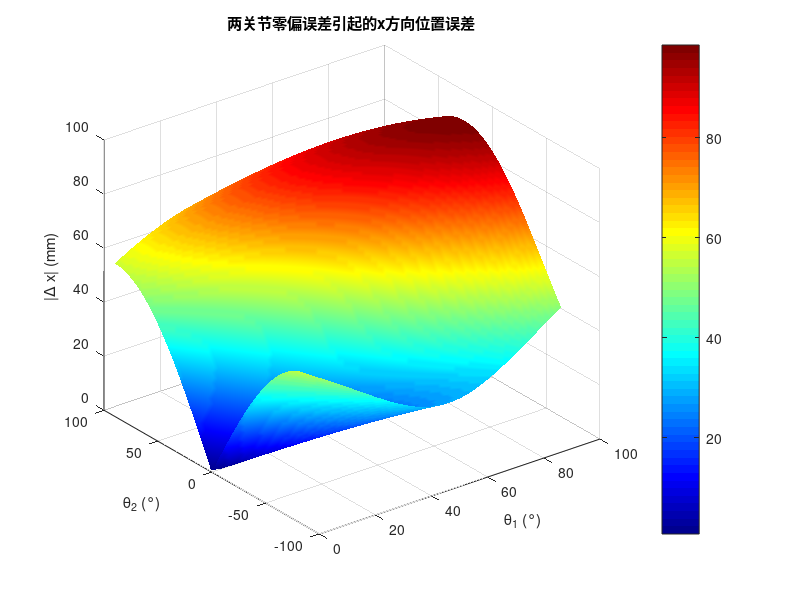
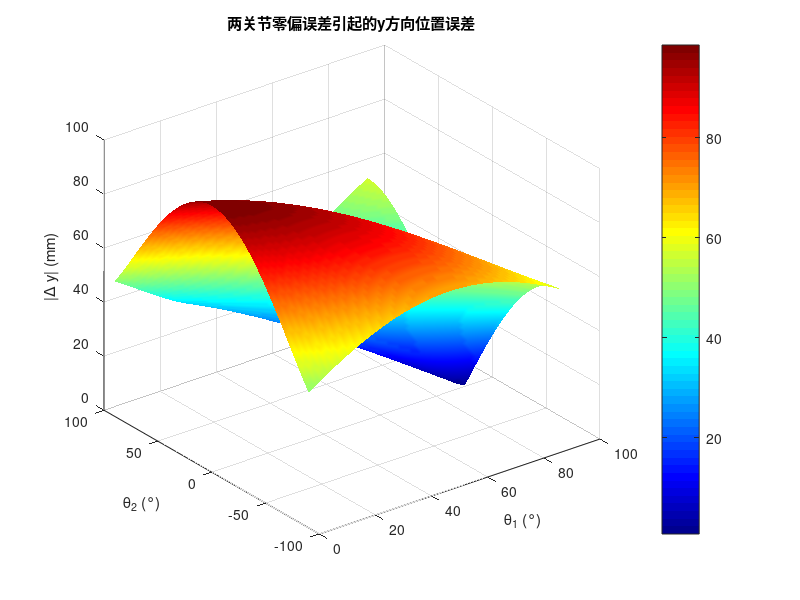
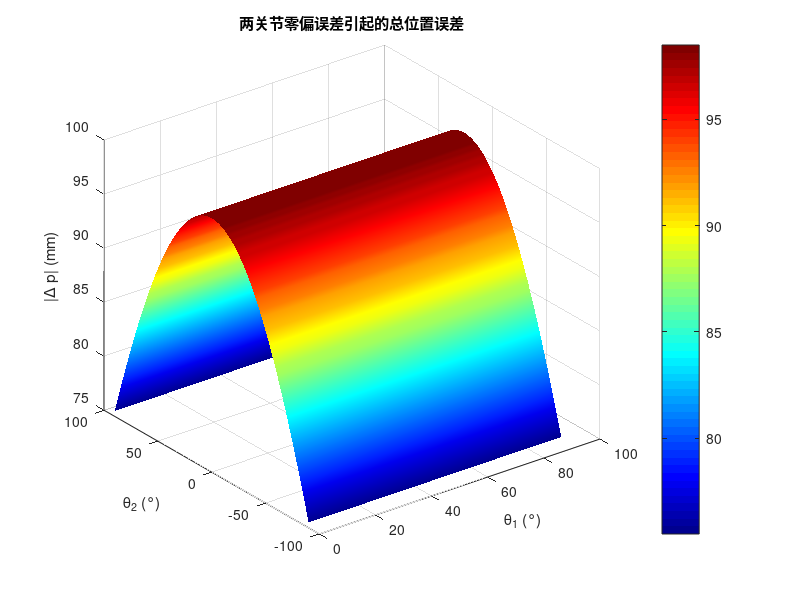

Here is the MATLAB script that generated these plots, in order:
%% ============================================================
%  二自由度机械臂：两个关节角零偏误差同时影响的传播分析
%% ============================================================

clear; clc; close all;

%% 1. 参数设置
a1 = 1.0;
a2 = 0.8;
dtheta = 0.05;

theta1 = linspace(0, pi/2, 100);
theta2 = linspace(-pi/2, pi/2, 100);
[TH1, TH2] = meshgrid(theta1, theta2);

%% 2. 误差传播公式
% 两个关节角同时存在零偏误差，误差独立传播，方差合成
%
% ∂x/∂θ1 = -a1*sin(θ1) - a2*sin(θ1+θ2)
% ∂x/∂θ2 = -a2*sin(θ1+θ2)
% ∂y/∂θ1 =  a1*cos(θ1) + a2*cos(θ1+θ2)
% ∂y/∂θ2 =  a2*cos(θ1+θ2)

dx_dth1 = -a1*sin(TH1) - a2*sin(TH1 + TH2);
dy_dth1 =  a1*cos(TH1) + a2*cos(TH1 + TH2);
dx_dth2 = -a2*sin(TH1 + TH2);
dy_dth2 =  a2*cos(TH1 + TH2);

% 独立误差方差合成
Delta_x = sqrt(dx_dth1.^2 + dx_dth2.^2) * dtheta;
Delta_y = sqrt(dy_dth1.^2 + dy_dth2.^2) * dtheta;
Delta_total = sqrt(Delta_x.^2 + Delta_y.^2);

fprintf('================ 两关节零偏误差同时影响 ================\n');
fprintf('零偏误差: Δθ1=Δθ2=%.4frad (%.2f°)\n', dtheta, rad2deg(dtheta));

%% 3. x方向误差曲面
figure('Name', 'x方向误差曲面(两关节)', 'Position', [50 550 600 450]);
surf(rad2deg(TH1), rad2deg(TH2), abs(Delta_x)*1000, 'EdgeColor', 'none');
colorbar; xlabel('\theta_1 (°)'); ylabel('\theta_2 (°)');
zlabel('|\Delta x| (mm)'); title('两关节零偏误差引起的x方向位置误差');
colormap(jet); shading interp;

fprintf('\nx方向误差范围: %.4f ~ %.4f mm\n', min(abs(Delta_x(:)))*1000, max(abs(Delta_x(:)))*1000);

%% 4. y方向误差曲面
figure('Name', 'y方向误差曲面(两关节)', 'Position', [700 550 600 450]);
surf(rad2deg(TH1), rad2deg(TH2), abs(Delta_y)*1000, 'EdgeColor', 'none');
colorbar; xlabel('\theta_1 (°)'); ylabel('\theta_2 (°)');
zlabel('|\Delta y| (mm)'); title('两关节零偏误差引起的y方向位置误差');
colormap(jet); shading interp;

fprintf('y方向误差范围: %.4f ~ %.4f mm\n', min(abs(Delta_y(:)))*1000, max(abs(Delta_y(:)))*1000);

%% 5. 总位置误差曲面
figure('Name', '总位置误差曲面(两关节)', 'Position', [50 50 600 450]);
surf(rad2deg(TH1), rad2deg(TH2), Delta_total*1000, 'EdgeColor', 'none');
colorbar; xlabel('\theta_1 (°)'); ylabel('\theta_2 (°)');
zlabel('|\Delta p| (mm)'); title('两关节零偏误差引起的总位置误差');
colormap(jet); shading interp;

fprintf('总位置误差范围: %.4f ~ %.4f mm\n', min(Delta_total(:))*1000, max(Delta_total(:))*1000);

%% 6. 误差特性分析
fprintf('\n================ 误差特性分析 ================\n');

[max_err, max_idx] = max(Delta_total(:));
[max_i, max_j] = ind2sub(size(TH1), max_idx);
fprintf('最大总误差: %.4f mm\n', max_err*1000);
fprintf('  出现在 θ1=%.1f°, θ2=%.1f°\n', rad2deg(TH1(max_i,max_j)), rad2deg(TH2(max_i,max_j)));

[min_err, min_idx] = min(Delta_total(:));
[min_i, min_j] = ind2sub(size(TH1), min_idx);
fprintf('最小总误差: %.4f mm\n', min_err*1000);
fprintf('  出现在 θ1=%.1f°, θ2=%.1f°\n', rad2deg(TH1(min_i,min_j)), rad2deg(TH2(min_i,min_j)));

% 理论验证
fprintf('\n理论验证:\n');
fprintf('  合成误差 = sqrt(Δθ1影响² + Δθ2影响²)\n');
fprintf('  最大: sqrt((a1+a2)² + a2²) * Δθ = %.4f mm\n', sqrt((a1+a2)^2+a2^2)*dtheta*1000);
fprintf('  最小: sqrt((a1-a2)² + a2²) * Δθ = %.4f mm\n', sqrt((a1-a2)^2+a2^2)*dtheta*1000);
